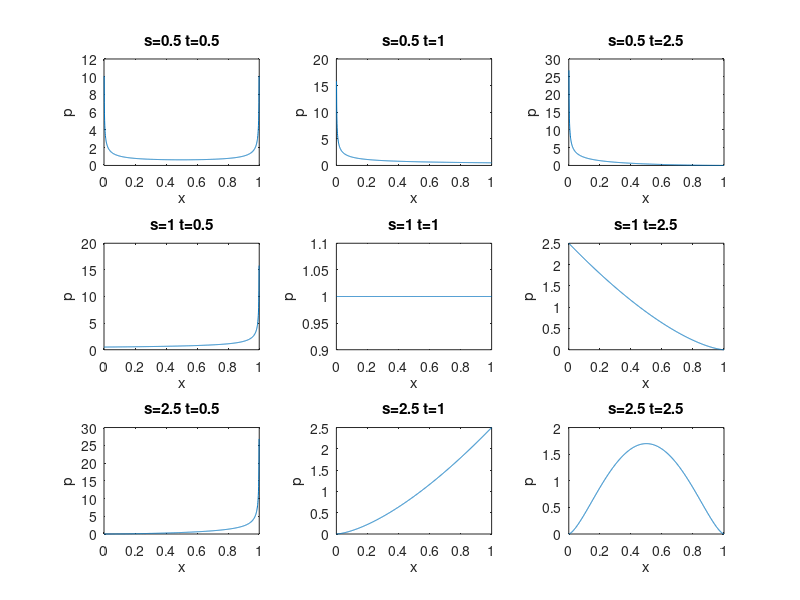

Write MATLAB code to recreate this figure.
%BetaDistributionShow

% Refer to:
% https://blog.csdn.net/philthinker/article/details/111999552

%% Beta func.

% s = linspace(1,3,1000);
% t = linspace(1,3,1000);
% 
% [S,T] =meshgrid(s,t);
% B = beta(S,T);
% 
% figure;
% imagesc(s,t,B);
% colorbar;
% xlabel('s'); ylabel('t');

%% Beta distri.

N = 1000;
x = linspace(0,1,N);

s = [0.5,  1,  2.5]; 
t = [0.5,  1,  2.5];
M = length(s);

p = zeros(M*M,N);

count = 1;
for i = 1:M
    for j = 1:M
        p(count,:) = (1/beta(s(i),t(j))) .* (x.^(s(i)-1)) .* ((1-x).^(t(j)-1));
        count = count + 1;
    end
end

figure;
count = 1;
for i = 1:M
    for j = 1:M
        subplot(M,M,count);
        plot(x,p(count,:));
        xlabel('x'); ylabel('p'); title(strcat('s=',num2str(s(i)),' t=',num2str(t(j))));
        count = count + 1;
    end
end


